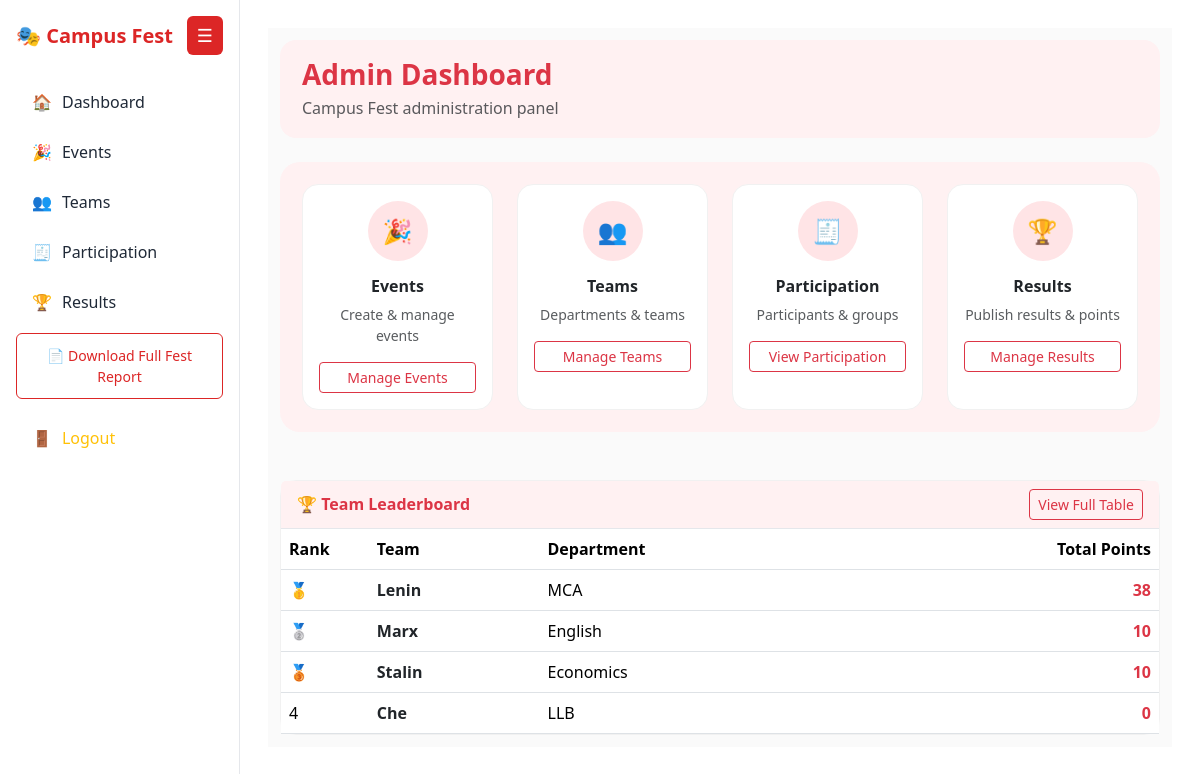
Page /ad/dashboard/ (signed in) on the committed database.
### app/models.py (models this page shows, shortened)
class Team(models.Model):
    team_name = models.CharField(max_length=150)
    department = models.CharField(max_length=100)

### app/views.py (the view)
# urls.py: path('ad/dashboard/', views.admin_dashboard, name='admin_dashboard'),
@login_required
def admin_dashboard(request):
    points = (
        Team.objects
        .annotate(
            total_points=Coalesce(
                Sum('results__points'),
                0
            )
        )
        .values(
            'id',
            'team_name',
            'department',
            'total_points'
        )
        .order_by('-total_points', 'team_name')
    )
    return render(request, 'dashboard.html', {
        'points': points
    })

### app/templates/dashboard.html (shortened to what this page needs)
{% extends "base.html" %}
{% block content %}
<div class="container-fluid dashboard-wrap">
    <div class="dashboard-header mb-4">
        <h3 class="fw-semibold mb-1 text-danger">Admin Dashboard</h3>
        <p class="text-muted mb-0">Campus Fest administration panel</p>
    </div>
    <div class="dashboard-section mb-5">
        <div class="row g-4">
            <div class="col-xl-3 col-md-6">
                <div class="card dash-card h-100 text-center">
                    <div class="card-body">
                        <div class="icon-circle mb-3">🎉</div>
                        <h6 class="fw-semibold">Events</h6>
                        <p class="text-muted small">Create & manage events</p>
                        <a href="{% url 'event_list' %}" class="btn btn-outline-danger btn-sm w-100">
                            Manage Events
                        </a>
                    </div>
                </div>
            </div>
            <div class="col-xl-3 col-md-6">
                <div class="card dash-card h-100 text-center">
                    <div class="card-body">
                        <div class="icon-circle mb-3">👥</div>
                        <h6 class="fw-semibold">Teams</h6>
                        <p class="text-muted small">Departments & teams</p>
                        <a href="{% url 'team_list' %}" class="btn btn-outline-danger btn-sm w-100">
                            Manage Teams
                        </a>
                    </div>
                </div>
            </div>
            <div class="col-xl-3 col-md-6">
                <div class="card dash-card h-100 text-center">
                    <div class="card-body">
                        <div class="icon-circle mb-3">🧾</div>
                        <h6 class="fw-semibold">Participation</h6>
                        <p class="text-muted small">Participants & groups</p>
                        <a href="{% url 'participation_list' %}" class="btn btn-outline-danger btn-sm w-100">
                            View Participation
                        </a>
                    </div>
                </div>
            </div>
            <div class="col-xl-3 col-md-6">
                <div class="card dash-card h-100 text-center">
                    <div class="card-body">
                        <div class="icon-circle mb-3">🏆</div>
                        <h6 class="fw-semibold">Results</h6>
                        <p class="text-muted small">Publish results & points</p>
                        <a href="{% url 'result_list' %}" class="btn btn-outline-danger btn-sm w-100">
                            Manage Results
                        </a>
                    </div>
                </div>
            </div>
        </div>
    </div>
    <div class="card dash-card">
        <div class="card-header dashboard-header-light d-flex justify-content-between align-items-center">
            <h6 class="mb-0 fw-semibold text-danger">🏆 Team Leaderboard</h6>
            <a href="{% url 'points_table' %}" class="btn btn-sm btn-outline-danger">
                View Full Table
            </a>
        </div>
        <div class="table-responsive">
            <table class="table table-hover align-middle mb-0">
                <thead>
                    <tr>
                        <th style="width:10%">Rank</th>
                        <th>Team</th>
                        <th>Department</th>
                        <th class="text-end">Total Points</th>
                    </tr>
                </thead>
                <tbody>
                {% for p in points %}
                    <tr>
                        <td>
                            {% if forloop.counter == 1 %}🥇
                            {% elif forloop.counter == 2 %}🥈
                            {% elif forloop.counter == 3 %}🥉
                            {% else %}{{ forloop.counter }}{% endif %}
                        </td>
                        <td class="fw-semibold">
                            <a href="{% url 'team_detail' p.id %}" class="text-decoration-none text-dark">
                                {{ p.team_name }}
                            </a>
                        </td>
                        <td>{{ p.department }}</td>
                        <td class="text-end fw-semibold text-danger">
                            {{ p.total_points }}
                        </td>
                    </tr>
                {% empty %}
                    <tr>
                        <td colspan="4" class="text-center text-muted py-4">
                            No teams found
                        </td>
                    </tr>
                {% endfor %}
                </tbody>
            </table>
        </div>
    </div>
</div>
{% endblock %}

### app/templates/base.html (style rules this page uses)
:root { --red:#e11d48; --red-soft:#ffe4e6; --text:#1f2937; --muted:#6b7280; --border:#e5e7eb; --bg:#fafafa; }
body { background:var(--bg); font-family:'Segoe UI',sans-serif; color:var(--text); overflow-x:hidden; }

### app/templates/dashboard.html (style rules this page uses)
:root { --red:#dc2626; --red-soft:#fff1f2; --border:#e5e7eb; --text:#1f2937; }
.dashboard-wrap { background:#fafafa; padding:12px; }
.dashboard-header { background:var(--red-soft); padding:18px 22px; border-radius:16px; }
.dashboard-section { background:var(--red-soft); padding:22px; border-radius:20px; }
.dash-card { background:#ffffff; border-radius:16px; border:1px solid #f1f1f1; transition:.2s ease; }
.icon-circle { width:60px; height:60px; border-radius:50%; display:flex; align-items:center; justify-content:center; font-size:24px; background:#ffe4e6; color:var(--red); margin:auto; }
.dashboard-header-light { background:var(--red-soft); border-bottom:1px solid var(--border); }
.table thead { background:#fff5f5; }
.table th, .table td { vertical-align:middle; }
.btn-outline-danger { border-width:1.5px; }

### rows in the picture
Team: team_name "Lenin", department "MCA", total_points "38"
Team: team_name "Marx", department "English", total_points "10"
Team: team_name "Stalin", department "Economics", total_points "10"
Team: team_name "Che", department "LLB", total_points "0"
